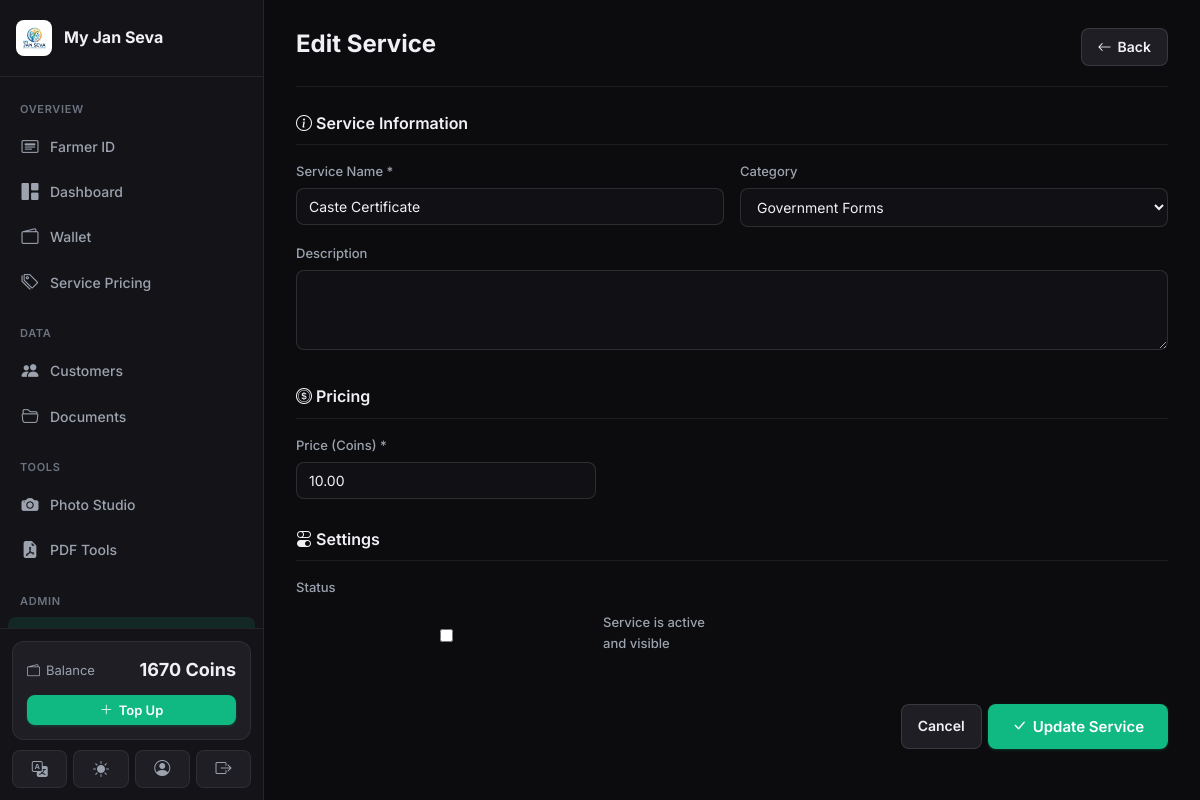
Page /pricing/16/edit/ (signed in) on the committed database.
### apps/wallet/models.py (models this page shows, shortened)
class Wallet(models.Model):
    user = models.OneToOneField(settings.AUTH_USER_MODEL, on_delete=models.CASCADE, related_name='wallet')
    balance = models.DecimalField(max_digits=10, decimal_places=2, default=Decimal('0.00'))
    created_at = models.DateTimeField(auto_now_add=True)
    updated_at = models.DateTimeField(auto_now=True)

### apps/pricing/models.py (models this page shows, shortened)
class Service(models.Model):
    category = models.ForeignKey(ServiceCategory, on_delete=models.SET_NULL, null=True, blank=True, related_name='services')
    name = models.CharField(max_length=120)
    slug = models.SlugField(unique=True)
    description = models.TextField(blank=True)
    price = models.DecimalField(max_digits=8, decimal_places=2)
    is_active = models.BooleanField(default=True)
    icon = models.CharField(max_length=50, default='bi-star', help_text='Bootstrap icon class')
    created_at = models.DateTimeField(auto_now_add=True)
    updated_at = models.DateTimeField(auto_now=True)
    class Meta:
        ordering = ['category', 'name']

### apps/pricing/views.py (the view)
    def wrapper(request, *args, **kwargs):
        if not request.user.is_authenticated or not request.user.is_admin:
            messages.error(request, 'Admin access required.')
            return redirect('dashboard:home')
        return view_func(request, *args, **kwargs)

### apps/pricing/forms.py
class ServiceForm(forms.ModelForm):
    class Meta:
        model = Service
        fields = ['category', 'name', 'description', 'price', 'is_active']
        widgets = {
            'description': forms.Textarea(attrs={'rows': 3}),
        }
    def __init__(self, *args, **kwargs):
        super().__init__(*args, **kwargs)
        for field in self.fields.values():
            field.widget.attrs.setdefault('class', 'form-control')

### apps/accounts/models.py (called while the page is built)
    @property
    def is_admin(self):
        return self.role == 'admin'

### apps/core/context_processors.py (called while the page is built)
def site_settings(request):
    return {
        'SITE_NAME': 'My Jan Seva',
        'SITE_TAGLINE': 'Complete Document & ID Services Platform',
    }

### apps/pricing/context_processors.py (called while the page is built)
def service_prices(request):
    prices = cache.get('service_prices')
    if prices is None:
        prices = {s.slug: s for s in Service.objects.filter(is_active=True)}
        cache.set('service_prices', prices, 300)
    return {'service_prices': prices}

### apps/pricing/models.py (called while the page is built)
    def __str__(self):
        return self.name

### apps/pricing/views.py (called while the page is built)
def admin_required(view_func):
    def wrapper(request, *args, **kwargs):
        if not request.user.is_authenticated or not request.user.is_admin:
            messages.error(request, 'Admin access required.')
            return redirect('dashboard:home')
        return view_func(request, *args, **kwargs)
    return wrapper

@login_required
@admin_required
def service_edit(request, pk):
    service = get_object_or_404(Service, pk=pk)
    if request.method == 'POST':
        form = ServiceForm(request.POST, instance=service)
        if form.is_valid():
            form.save()
            cache.delete('service_prices')
            messages.success(request, 'Service updated.')
            return redirect('pricing:list')
    else:
        form = ServiceForm(instance=service)
    return render(request, 'pricing/service_form.html', {'form': form, 'service': service, 'page_title': 'Edit Service'})

### apps/wallet/context_processors.py (called while the page is built)
def wallet_balance(request):
    if request.user.is_authenticated:
        try:
            balance = request.user.wallet.balance
        except Wallet.DoesNotExist:
            balance = 0
        return {'wallet_balance': balance}
    return {'wallet_balance': 0}

### templates/pricing/service_form.html (shortened to what this page needs)
{% extends "base.html" %}
{% block content %}
<div class="page-header">
  <div>
    <h1>{{ page_title|default:"Add Service" }}</h1>
  </div>
  <a href="{% url 'pricing:list' %}" class="btn btn-secondary"><i class="bi bi-arrow-left"></i> Back</a>
</div>
<form method="post">
  <div class="form-section">
    <div class="form-section-title"><i class="bi bi-info-circle"></i> Service Information</div>
    <div class="form-row">
      <div class="form-group">
        <label class="form-label">Service Name *</label>
        {{ form.name }}
      </div>
      <div class="form-group">
        <label class="form-label">Category</label>
        {{ form.category }}
      </div>
    </div>
    <div class="form-group">
      <label class="form-label">Description</label>
      {{ form.description }}
    </div>
  </div>
  <div class="form-section">
    <div class="form-section-title"><i class="bi bi-coin"></i> Pricing</div>
    <div class="form-group" style="max-width: 300px;">
      <label class="form-label">Price (Coins) *</label>
      {{ form.price }}
    </div>
  </div>
  <div class="form-section">
    <div class="form-section-title"><i class="bi bi-toggles"></i> Settings</div>
    <div class="form-row">
      <div class="form-group">
        <label class="form-label">Status</label>
        <div class="d-flex align-center gap-1" style="padding-top:8px">
          {{ form.is_active }}
          <label for="{{ form.is_active.id_for_label }}" class="text-sm">Service is active and visible</label>
        </div>
      </div>
    </div>
  </div>
  <div class="d-flex gap-1" style="justify-content:flex-end">
    <a href="{% url 'pricing:list' %}" class="btn btn-secondary">Cancel</a>
    <button type="submit" class="btn btn-primary btn-lg"><i class="bi bi-check-lg"></i> {% if service %}Update{% else %}Create{% endif %} Service</button>
  </div>
</form>
{% endblock %}

### templates/base.html (shortened to what this page needs)
{% load static humanize %}
<!DOCTYPE html>
<html lang="en" data-theme="dark">
<head>
  <link rel="stylesheet" href="https://cdn.jsdelivr.net/npm/bootstrap-icons@1.11.3/font/bootstrap-icons.min.css">
  <link rel="stylesheet" href="{% static 'css/main.css' %}">
</head>
<body>
{% if user.is_authenticated %}
<div class="app-shell">
  <aside class="sidebar" id="sidebar">
    <div class="sidebar-top">
      <div class="sidebar-brand">
        <div class="sidebar-brand-icon" style="background: white; box-shadow: 0 2px 4px rgba(0,0,0,0.05);"><img src="{% static 'logo.png' %}" alt="Logo" style="width: 24px; height: 24px; object-fit: contain;"></div>
        <div class="sidebar-brand-text">
          <span class="sidebar-brand-name">My Jan Seva</span>
        </div>
      </div>
    </div>
    <nav class="sidebar-nav" id="sidebarNav">
      <div class="nav-group">
        <div class="nav-group-label">Overview</div>
        <a href="{% url 'id_cards:home' %}" class="nav-link {% if request.resolver_match.namespace == 'id_cards' %}active{% endif %}">
          <i class="bi bi-card-heading"></i><span>Farmer ID</span>
        </a>
        <a href="{% url 'dashboard:home' %}" class="nav-link {% if request.resolver_match.namespace == 'dashboard' %}active{% endif %}">
          <i class="bi bi-grid-1x2-fill"></i><span>Dashboard</span>
        </a>
        <a href="{% url 'wallet:dashboard' %}" class="nav-link {% if request.resolver_match.namespace == 'wallet' %}active{% endif %}">
          <i class="bi bi-wallet2"></i><span>Wallet</span>
        </a>
        <a href="{% url 'pricing:view_pricing' %}" class="nav-link {% if request.resolver_match.url_name == 'view_pricing' %}active{% endif %}">
          <i class="bi bi-tags"></i><span>Service Pricing</span>
        </a>
      </div>
      <div class="nav-group">
        <div class="nav-group-label">Data</div>
        <a href="{% url 'customers:list' %}" class="nav-link {% if request.resolver_match.namespace == 'customers' %}active{% endif %}">
          <i class="bi bi-people-fill"></i><span>Customers</span>
        </a>
        <a href="{% url 'documents:list' %}" class="nav-link {% if request.resolver_match.namespace == 'documents' %}active{% endif %}">
          <i class="bi bi-folder2-open"></i><span>Documents</span>
        </a>
      </div>
      <div class="nav-group">
        <div class="nav-group-label">Tools</div>
        <a href="{% url 'photo_studio:workspace' %}" class="nav-link {% if request.resolver_match.namespace == 'photo_studio' %}active{% endif %}">
          <i class="bi bi-camera-fill"></i><span>Photo Studio</span>
        </a>
        <a href="{% url 'pdf_workspace:home' %}" class="nav-link {% if request.resolver_match.namespace == 'pdf_workspace' %}active{% endif %}">
          <i class="bi bi-file-earmark-pdf-fill"></i><span>PDF Tools</span>
        </a>
      </div>
      {% if user.is_admin %}
      <div class="nav-group">
        <div class="nav-group-label">Admin</div>
        <a href="{% url 'pricing:list' %}" class="nav-link {% if request.resolver_match.namespace == 'pricing' %}active{% endif %}">
          <i class="bi bi-tags-fill"></i><span>Pricing</span>
        </a>
      </div>
      {% endif %}
    </nav>
    <div class="sidebar-footer">
      <div class="sidebar-wallet">
        <div class="sidebar-wallet-row">
          <span class="sidebar-wallet-label"><i class="bi bi-wallet2"></i> Balance</span>
          <span class="sidebar-wallet-amt">{{ wallet_balance|floatformat:0 }} Coins</span>
        </div>
        <a href="{% url 'wallet:topup' %}" class="btn btn-primary btn-sm btn-block">
          <i class="bi bi-plus-lg"></i> Top Up
        </a>
      </div>
      <div class="sidebar-actions">
        <button id="langToggleBtn" class="sidebar-action-btn" title="Switch Language / भाषा बदलें">
          <i class="bi bi-translate"></i>
        </button>
        <button id="themeToggleBtn" class="sidebar-action-btn" title="Toggle Theme">
          <i id="themeToggleIcon" class="bi bi-sun-fill"></i>
        </button>
        <a href="{% url 'accounts:profile' %}" class="sidebar-action-btn" title="Profile">
          <i class="bi bi-person-circle"></i>
        </a>
        <a href="{% url 'accounts:logout' %}" class="sidebar-action-btn sidebar-action-btn--danger" title="Logout">
          <i class="bi bi-box-arrow-right"></i>
        </a>
      </div>
    </div>
  </aside>
  <div class="main-area">
    <main class="page-body">
      {% block content %}{% endblock %}
    </main>
  </div>
</div>
{% else %}
  {% block auth_content %}{% endblock %}
{% endif %}
</body>
</html>

### rows in the picture
Wallet: balance "1670"
Service: name "Caste Certificate", category "Government Forms", price "10.00"

### other values in the picture
{{ page_title|default:"Add Service" }} "Edit Service"
